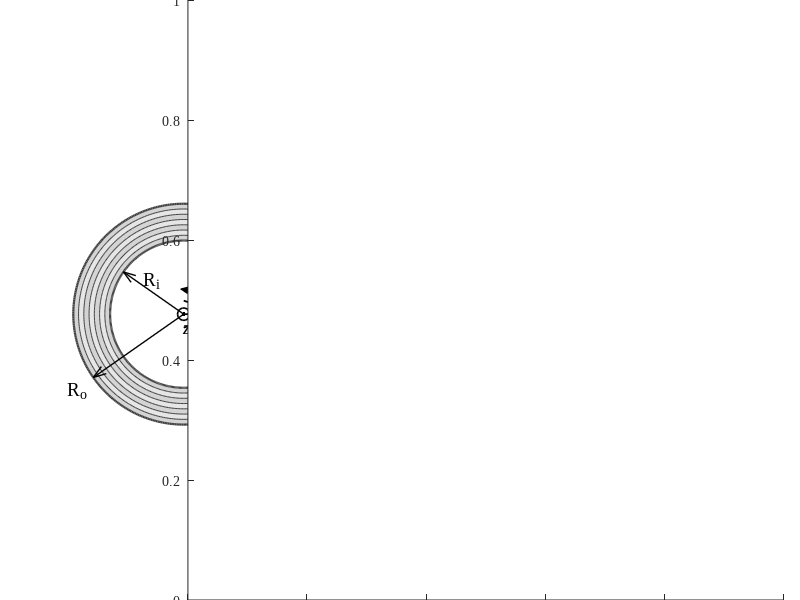

The MATLAB source for this figure: (Note: this script raises an error after producing the figure.)
%% geometry_schematic_R5.m — R4_5 without the loading arrows and without the insulated region (author request 2026-11-03)
%  R5 changes (marked R5): the inner/outer loading arrows (both panels) and the left-panel legend are removed; the yellow insulation blocks and the two "insulated" labels are removed (cylinder now ends at z=0 and z=L); zlim tightened with the same midpoint. R_i, R_o, L, h, the r-theta-z triads and all other geometry are unchanged. Output: geometry_schematic_R5.png/.fig. R4_5 and earlier stay frozen.
%  ----- R4_5 header follows -----
%% geometry_schematic_R4_5.m — R4_3 + left panel moved right and the gap between the two panels reduced; margin as in R4_3 (author request 2026-11-02; R4_4's tight crop is NOT used)
%  R4_5 changes (marked 'R4_5'): figure width 12 -> 11.45 in; left axes moved 0.35 in to the right, right axes 0.55 in to the left (gap reduced by 0.9 in; axes sizes in inches unchanged).
%  ----- R4_3 header follows -----
%% geometry_schematic_R4_3.m — R4_2 + label font back to 12 pt, bottom 'insulated' just below the yellow crescent (outside the yellow), both labels a little to the left, larger legend font (author request 2026-11-02)
%  R4_3 changes (marked 'R4_3'): label font size, anchors, dxl, legend FontSize. Everything else = R4_2.
%  ----- R4_2 header follows -----
%% geometry_schematic_R4_2.m — R4_1 + 'insulated' labels centred on the middle axis of the cylinder; the bottom label sits inside the crescent (top face of the bottom insulation block)
%  R4_2 changes (marked 'R4_2'): label anchor positions only. Everything else = R4_1.
%  ----- R4_1 header follows -----
%% geometry_schematic_R4_1.m — R4 + 'insulated' labels closer to the cylinder (centred) and the two panel centres on one horizontal line (author request 2026-11-02)
%  R4_1 changes (marked 'R4_1'): label offsets reduced; left panel shifted vertically by dyAx1. Everything else = R4.
%  ----- R4 header follows -----
%% geometry_schematic_R4.m — R3 + layout changes requested by the author (2026-11-02)
%  Changes vs R3 (all marked 'R4'; geometry, loads, colours untouched; only
%  geometry_schematic_R5.png/.fig is written -- the standalone 3D cutaway is not redrawn):
%    * right panel: the two words 'insulated' moved above the top end and below the bottom
%      end, horizontally centred on the cylinder axis;
%    * right panel: R_i and R_o removed; they are shown on the left (cross-section) panel as
%      radial dimension arrows from the centre;
%    * right panel: the wall thickness h is shown on the LEFT wall at the bottom, beside the
%      length L (dimension below the bottom insulation block, on the theta = pi cut face);
%    * right panel: the coordinate triad is rotated about z (outward) and theta is drawn as an
%      arc with an arrow head (as in the left panel) instead of a straight arrow.
%  ----- R3 header follows -----
%% geometry_schematic_R3.m — R2 + coordinate systems (r, theta, z) in the geometry figures
%  R3 (2026-10-29, author request Prom 6): "in the two figures that introduce the cylinder
%  geometry (axial-section figure and cross-section figure) a coordinate system must be added".
%  Changes vs R2 (all marked 'R3'; geometry, loads and colours untouched):
%    * cross-section panel (a): triad at the bore centre -- radial axis r, circumferential
%      direction theta (arc with arrow), axial direction z shown as the out-of-plane symbol;
%    * axial cutaway (panel (b) and the standalone 3D cutaway): the lone z arrow is replaced by
%      a full right-handed triad r, theta, z drawn at the theta = 0 cut plane;
%    * outputs: geometry_schematic_R3.png/.fig and geometry_3D_cutaway_R2.png/.fig
%      (R2/R1 figures stay frozen).
%  ----- R2 header follows -----
%% geometry_schematic_R2.m — geometry schematic with an axially cut half-cylinder (3D)
%  R2 (2026-10-12, author request) revises the geometry schematic that
%  ch123_figs_R10.m draws (geometry_schematic.png: (a) annular cross-section,
%  (b) r-z graph):
%    * the RIGHT-HAND GRAPH (the r-z axes plot) is DELETED;
%    * in its place, an axially cut HALF CYLINDER in 3D showing
%        - the 7 layers on the cut faces and on the top face,
%        - the INNER loading (internal pressure P_i + thermal load T_in(t)),
%        - the OUTER convection h_c,
%        - the TOP and BOTTOM ends THERMALLY INSULATED (shown as insulation
%          blocks, labelled).
%    The cross-section panel (a) and its legend are unchanged.
%  Output: figures_ch123/geometry_schematic_R2.png (+ .fig). R1 and
%  ch123_figs_R10.m (which keeps writing the old geometry_schematic.png) are frozen.
%
%  Second output (author request: "draw something like" the 3D cylinder
%  drawings in Heydarpour's papers, e.g. Thin-Walled Struct. 155 (2020) 106914
%  Fig. 1a): figures_ch123/geometry_3D_cutaway_R1.png — the same cylinder with a
%  135-degree wedge removed, layers in a blue scale, loads and insulated ends.
%  All figure text in English, Times New Roman (as in the other ch1-3 schematics).
clearvars; clc; close all;
outdir = 'C:/Users/InfosaicUser/Desktop/MSc/Lord-Shulman-theory-thermoelastic-cylinder/claude/figures_ch123';
if ~exist(outdir,'dir'), mkdir(outdir); end
try
    set(groot,'defaultAxesFontName','Times New Roman');
    set(groot,'defaultTextFontName','Times New Roman');
    set(groot,'defaultLegendFontName','Times New Roman');
catch
end
CO = {[0 0.447 0.741],[0.850 0.325 0.098]};          % chapter colours: outer = blue, inner = orange
Ri = 1.0; Ro = 1.5; L = 2.1; NL = 7;
Rb = Ri + (0:NL)*((Ro-Ri)/NL);                       % 8 interface radii
G.Ri = Ri; G.Ro = Ro; G.L = L; G.NL = NL; G.Rb = Rb; G.tI = 0;   % R5: no insulation blocks (tI = 0)
az = -25; el = 22;                                   % camera: from the front, slightly right and above

%% ================= FIGURE 1: cross-section (a) + half cylinder (b) =================
fig = figure('Units','inches','Position',[1 1 11.45 6],'Color','w','Renderer','opengl');

% ---------- (a) annular cross-section: unchanged from ch123_figs_R10 ----------
dyAx1 = 0.0296 + 0.024;   % R5: left panel lowered (position y = 0.08 - dyAx1) so the two panel centres stay on one horizontal line (R4_1 value: 0.0296)
ax1 = axes('Parent',fig,'Position',[0.0410 0.08-dyAx1 0.3773 0.90]); hold(ax1,'on'); axis(ax1,'equal'); axis(ax1,'off');
th = linspace(0,2*pi,400);
for k = 1:NL
    ro = Rb(k+1); ri = Rb(k); sh = 0.90 - 0.07*mod(k,2);
    patch(ax1,[ro*cos(th) ri*cos(fliplr(th))],[ro*sin(th) ri*sin(fliplr(th))],[sh sh sh],'EdgeColor','none');
end
for k = 1:NL+1
    lw = 0.5; if k==1||k==NL+1, lw = 1.6; end
    plot(ax1,Rb(k)*cos(th),Rb(k)*sin(th),'-','Color',[0.25 0.25 0.25],'LineWidth',lw);
end
na = 12; ang = linspace(0,2*pi,na+1); ang(end) = [];
xlim(ax1,[-(Ro+0.55) Ro+0.55]); ylim(ax1,[-(Ro+0.5) Ro+0.5]);
% R3: coordinate system of the cross-section: r (radial), theta (circumferential), z (out of the page)
tri_r = 0.55; tri_a = 0.33;
quiver(ax1,0,0,tri_r,0,0,'Color','k','LineWidth',1.3,'MaxHeadSize',0.6);          % r axis
text(ax1,tri_r+0.07,0.0,'r','FontSize',14,'FontAngle','italic','HorizontalAlignment','left','VerticalAlignment','middle');
ta = linspace(deg2rad(8),deg2rad(80),40);
plot(ax1,tri_a*cos(ta),tri_a*sin(ta),'k-','LineWidth',1.3);                         % theta arc
% arrow head at the arc end: filled triangle along the counter-clockwise tangent
Ee = tri_a*[cos(ta(end)) sin(ta(end))]; tg = [-sin(ta(end)) cos(ta(end))]; nn = [cos(ta(end)) sin(ta(end))];
hl = 0.10; hw = 0.045;
patch(ax1,[Ee(1)+hl*tg(1), Ee(1)+hw*nn(1), Ee(1)-hw*nn(1)],[Ee(2)+hl*tg(2), Ee(2)+hw*nn(2), Ee(2)-hw*nn(2)],'k','EdgeColor','k');
text(ax1,0.45*cos(deg2rad(58)),0.45*sin(deg2rad(58)),'\theta','FontSize',14,'HorizontalAlignment','left','VerticalAlignment','bottom');
plot(ax1,0,0,'ko','MarkerSize',9,'LineWidth',1.2); plot(ax1,0,0,'k.','MarkerSize',9);   % z out of the page
text(ax1,0.03,-0.13,'z','FontSize',14,'FontAngle','italic','HorizontalAlignment','center','VerticalAlignment','top');   % R4: moved below the symbol (clear of the R_o line)
% R4: radii R_i and R_o as radial dimension arrows from the centre (moved here from the right panel)
ai = deg2rad(145); ao = deg2rad(215);
quiver(ax1,0,0,Ri*cos(ai),Ri*sin(ai),0,'Color','k','LineWidth',1.0,'MaxHeadSize',0.10);
quiver(ax1,0,0,Ro*cos(ao),Ro*sin(ao),0,'Color','k','LineWidth',1.0,'MaxHeadSize',0.07);
text(ax1,0.52*cos(ai),0.52*sin(ai)+0.05,'R_i','FontSize',14,'HorizontalAlignment','center','VerticalAlignment','bottom');
text(ax1,(Ro+0.10)*cos(ao),(Ro+0.10)*sin(ao),'R_o','FontSize',14,'HorizontalAlignment','right','VerticalAlignment','top');

% ---------- (b) axially cut half cylinder, 3D ----------
ax2 = axes('Parent',fig,'Position',[0.2349 0.0 0.7441 1.0]);
draw_cyl3d(ax2, pi, 'gray', CO, G, az, el, true);

exportgraphics(fig,fullfile(outdir,'geometry_schematic_R5.png'),'Resolution',300,'Padding',30);   % R4: was _R3; R4_1: padding so the top label is not at the edge
savefig(fig,fullfile(outdir,'geometry_schematic_R5.fig'));
close(fig); fprintf('done: geometry_schematic_R5.png\n');
% R4: FIGURE 2 (standalone 3D cutaway) removed from this script; geometry_3D_cutaway_R2 stays as is

%% ============================ helpers ============================
function draw_cyl3d(ax, thMax, palette, CO, G, az, el, withDims)
    hold(ax,'on');
    Ri = G.Ri; Ro = G.Ro; L = G.L; NL = G.NL; Rb = G.Rb; tI = G.tI;
    edge = [0.25 0.25 0.25];
    % layer colours: alternating greys (as in the 2D panel) or a light->dark blue scale
    for k = 1:NL
        if strcmp(palette,'gray')
            lay{k} = (0.90 - 0.07*mod(k,2))*[1 1 1]; %#ok<AGROW>
        else
            t = (k-1)/(NL-1);
            lay{k} = [0.80 0.89 0.99]*(1-t) + [0.10 0.27 0.60]*t; %#ok<AGROW>
        end
    end
    if strcmp(palette,'gray'), cIn = [0.93 0.93 0.95]; cOut = [0.80 0.80 0.80];
    else,                      cIn = [0.82 0.90 0.98]; cOut = [0.66 0.79 0.95]; end
    cIns = [1.00 0.93 0.62];                                  % insulation blocks
    th = linspace(0,thMax,120);

    % ---- curved surfaces (inner + outer), light-dependent shading ----
    [T,Z] = meshgrid(th,[0 L]);
    surf_shaded(ax,Ri*cos(T),Ri*sin(T),Z,T,cIn);
    surf_shaded(ax,Ro*cos(T),Ro*sin(T),Z,T,cOut);

    % ---- cut faces (theta = 0 and theta = thMax): the 7 layers ----
    for k = 1:NL
        for tc = [0 thMax]
            patch(ax,[Rb(k) Rb(k+1) Rb(k+1) Rb(k)]*cos(tc),[Rb(k) Rb(k+1) Rb(k+1) Rb(k)]*sin(tc), ...
                  [0 0 L L],lay{k},'EdgeColor',edge,'LineWidth',0.4);
        end
        % ---- top face z = L: annular sector of layer k ----
        sector(ax,L,Rb(k),Rb(k+1),0,thMax,lay{k},edge);
    end



    % ---- annotations ----
    % z axis arrow and length dimension
    xa = -Ro-0.45;
    plot3(ax,[xa xa],[0 0],[0 L],'k-','LineWidth',1.0);
    plot3(ax,[xa-0.05 xa+0.05],[0 0],[0 0],'k-','LineWidth',1.0);
    plot3(ax,[xa-0.05 xa+0.05],[0 0],[L L],'k-','LineWidth',1.0);
    text(ax,xa-0.08,0,L/2,'L','FontSize',14,'FontAngle','italic','HorizontalAlignment','right');
    % R3: full coordinate triad (r, theta, z) at the theta = 0 cut plane, clear of the cylinder
    xz = Ro+0.85; z0 = 0.35; Lt = 0.62;
    % R4: triad rotated about z by phT (outward); theta shown as an arc with an arrow head
    phT = deg2rad(-55);
    er = [cos(phT) sin(phT) 0];
    quiver3(ax,xz,0,z0,0,0,0.75,0,'Color','k','LineWidth',1.3,'MaxHeadSize',0.8);   % z (axial)
    text(ax,xz,0,z0+0.75+0.12,'z','FontSize',14,'FontAngle','italic','HorizontalAlignment','center');
    quiver3(ax,xz,0,z0,Lt*er(1),Lt*er(2),0,0,'Color','k','LineWidth',1.3,'MaxHeadSize',0.8);      % r (radial)
    text(ax,xz+(Lt+0.07)*er(1),(Lt+0.07)*er(2),z0,'r','FontSize',14,'FontAngle','italic','HorizontalAlignment','left');
    ra = 0.42; tt = linspace(deg2rad(12),deg2rad(85),40);                                       % theta arc (r -> theta)
    plot3(ax,xz+ra*cos(phT+tt),ra*sin(phT+tt),z0*ones(size(tt)),'k-','LineWidth',1.3);
    qe = [xz+ra*cos(phT+tt(end)), ra*sin(phT+tt(end))]; qd = [-sin(phT+tt(end)), cos(phT+tt(end))];
    nr = [cos(phT+tt(end)) sin(phT+tt(end))]; hl = 0.13; hw = 0.055;   % filled triangular arrow head at the arc end (as in the left panel)
    patch(ax,[qe(1)+hl*qd(1), qe(1)+hw*nr(1), qe(1)-hw*nr(1)],[qe(2)+hl*qd(2), qe(2)+hw*nr(2), qe(2)-hw*nr(2)],z0*ones(1,3),'k','EdgeColor','k');
    ta = phT+deg2rad(50);
    text(ax,xz+(ra+0.10)*cos(ta),(ra+0.10)*sin(ta),z0,'\theta','FontSize',14,'HorizontalAlignment','left');
    plot3(ax,xz,0,z0,'k.','MarkerSize',10);
    if withDims
        % R4: only the thickness h, on the LEFT wall (theta = pi cut face) at the bottom, beside L
        zd = -tI-0.30;
        plot3(ax,[-Ri -Ri],[0 0],[-tI zd-0.05],':','Color',[0.3 0.3 0.3],'LineWidth',0.8);
        plot3(ax,[-Ro -Ro],[0 0],[-tI zd-0.05],':','Color',[0.3 0.3 0.3],'LineWidth',0.8);
        quiver3(ax,-Ro,0,zd,Ro-Ri,0,0,0,'Color','k','LineWidth',1.0,'MaxHeadSize',0.5);
        quiver3(ax,-Ri,0,zd,-(Ro-Ri),0,0,0,'Color','k','LineWidth',1.0,'MaxHeadSize',0.5);
        text(ax,-(Ri+Ro)/2,0,zd-0.14,'h','FontSize',14,'FontAngle','italic','HorizontalAlignment','center');
    end

    axis(ax,'equal'); axis(ax,'off');
    view(ax,az,el); camproj(ax,'orthographic');
    xlim(ax,[-Ro-0.60 Ro+1.55]); ylim(ax,[-Ro-0.3 Ro+0.55]); zlim(ax,[-0.75 L+0.95]);   % R5: tighter (insulation labels gone); midpoint kept --    % R3: room for the triad (was Ro+1.40 / Ro+0.3)
end

function surf_shaded(ax,X,Y,Z,T,col)
    s = 0.78 + 0.22*cos(T - pi/4);                     % simple directional shading
    C = cat(3, min(col(1)*s,1), min(col(2)*s,1), min(col(3)*s,1));
    surf(ax,X,Y,Z,C,'EdgeColor','none','FaceColor','interp');
end

function sector(ax,z,r1,r2,t0,t1,col,edge)
    t = linspace(t0,t1,80);
    X = [r2*cos(t) r1*cos(fliplr(t))]; Y = [r2*sin(t) r1*sin(fliplr(t))];
    patch(ax,X,Y,z*ones(size(X)),col,'EdgeColor',edge,'LineWidth',0.4);
end

function ins_block(ax,z0,z1,r1,r2,thMax,col,edge)
    t = linspace(0,thMax,100);
    sector(ax,z1,r1,r2,0,thMax,col,edge);               % outer face of the block
    sector(ax,z0,r1,r2,0,thMax,col,edge);
    [T,Z] = meshgrid(t,[z0 z1]);
    surface(ax,r2*cos(T),r2*sin(T),Z,'FaceColor',col,'EdgeColor','none');
    surface(ax,r1*cos(T),r1*sin(T),Z,'FaceColor',col*0.97,'EdgeColor','none');
    for tc = [0 thMax]
        patch(ax,[r1 r2 r2 r1]*cos(tc),[r1 r2 r2 r1]*sin(tc),[z0 z0 z1 z1],col,'EdgeColor',edge,'LineWidth',0.5);
    end
end
